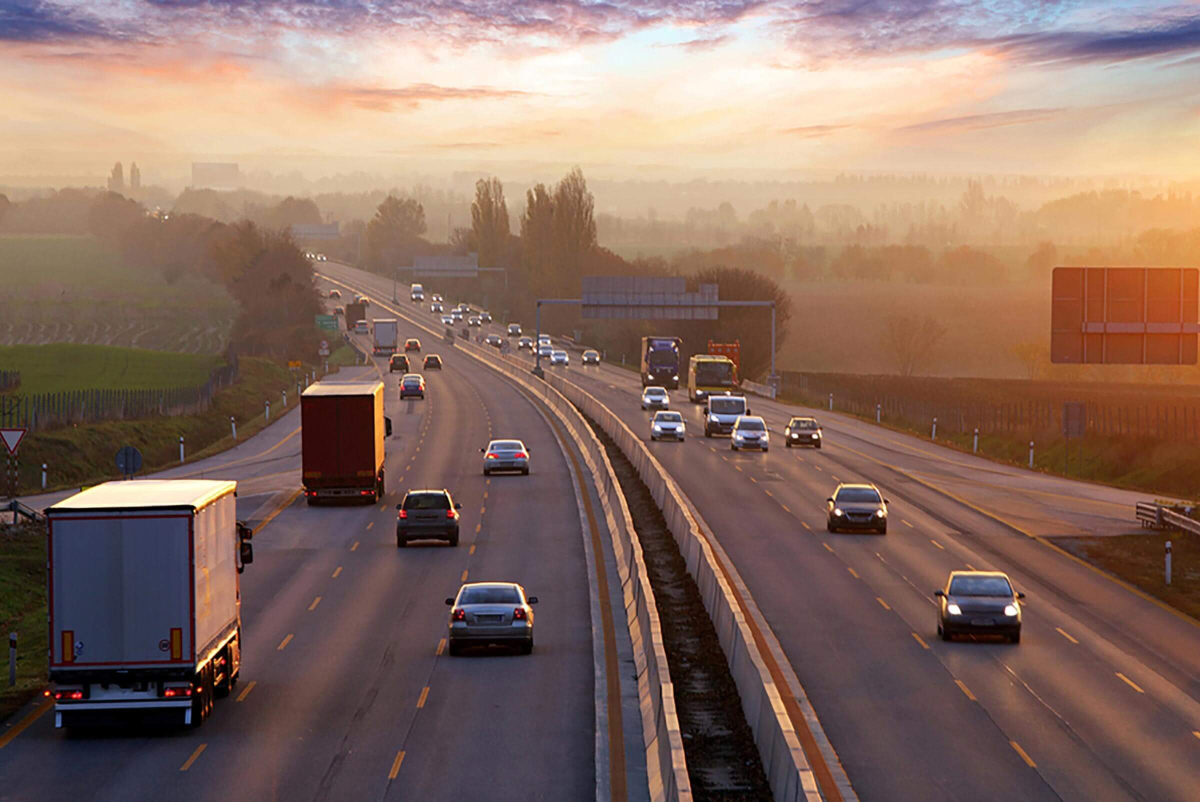
#> input picture intro/images/introimg.jpg, 2400 x 1603 px, found by its file name (shown at 1/2 size)
$ python intro.py
#> lines starting #> are read from the running program, lines starting #| are printed output that depends on the picture; after the words box and inside, x2 and y2 are one past the last pixel; in counts of white or black regions, pixels touching at a corner belong together
# Following https://www.geeksforgeeks.org/opencv-python-tutorial/

# Importing the OpenCV library
import cv2
import os

# Image path
# on Linux
image_path = r'/home/nroede/Python/Scripts/learncv/intro/images/introimg.jpg'
# on Windows
# image_path = r'C:\Users\nils\.vscode\learncv\intro\images/introimg.jpg'

# Reading the image
image = cv2.imread(image_path)
#> image is the input picture: shape (1603, 2400, 3); mean B, G, R 98.4, 109.4, 136.3

# Extracting the height and width of an image
h, w = image.shape[:2]
#> h = 1603; w = 2400
# Displaying the height and width
print("Height = {}, Width = {}".format(h, w))
#| Height = 1603, Width = 2400

# Extracting RGB values.
# Here we have randomly chosen a pixel
# by passing in 100, 100 for height and width.
(B, G, R) = image[100, 100]
#> B = 165; G = 172; R = 211

# Displaying the pixel values
print("R = {}, G = {}, B = {}".format(R, G, B))
#| R = 211, G = 172, B = 165

# We can also pass the channel to extract
# the value for a specific channel
B = image[100, 100, 0]
print("B = {}".format(B))
#| B = 165

# We will calculate the region of interest
# by slicing the pixels of the image
roi = image[100 : 500, 200 : 700]
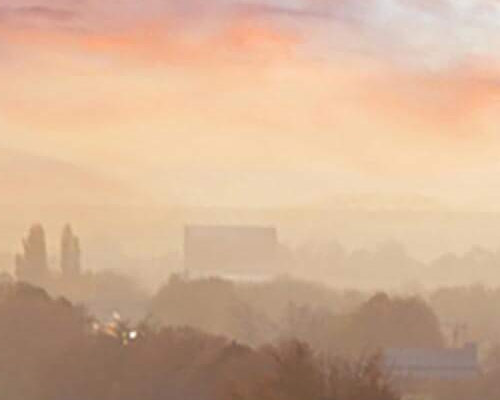
#> roi: shape (400, 500, 3); mean B, G, R 148.2, 176.2, 210.7

# resize() function takes 2 parameters,
# the image and the dimensions
resize = cv2.resize(image, (800, 800))
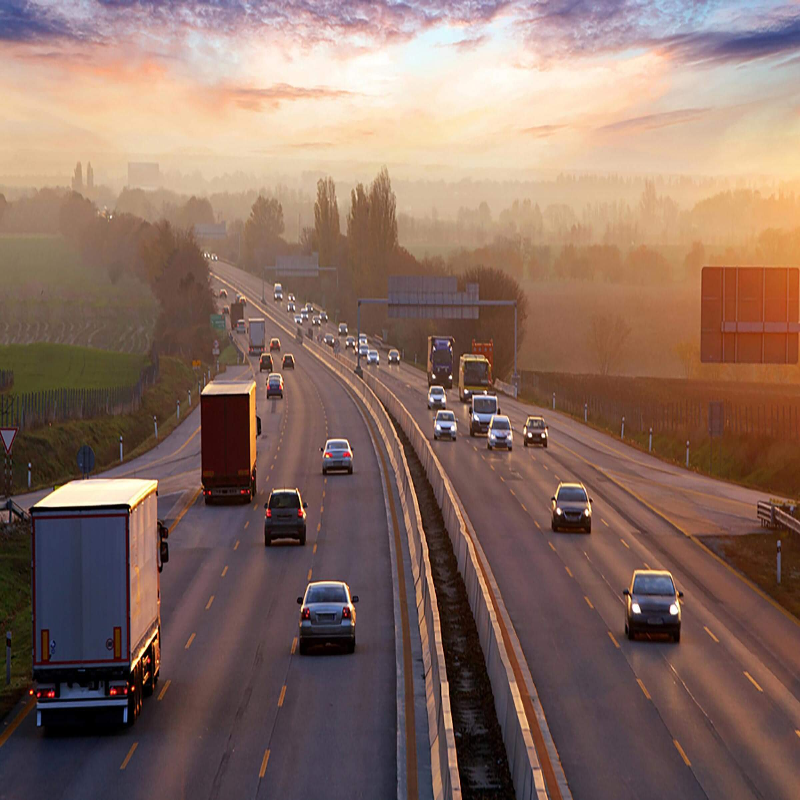
#> resize: shape (800, 800, 3); mean B, G, R 98.3, 109.3, 136.2

# Calculating the ratio
ratio = 800 / w
#> ratio = 0.333

# Creating a tuple containing width and height
dim = (800, int(h * ratio))
#> dim = (800, 534)

# Resizing the image
resize_aspect = cv2.resize(image, dim)
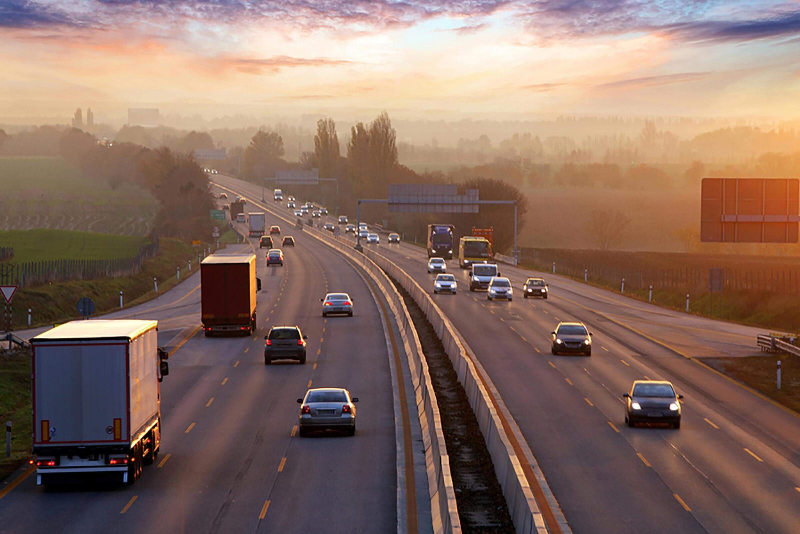
#> resize_aspect: shape (534, 800, 3); mean B, G, R 98.3, 109.3, 136.2

# Calculating the center of the image
center = (w // 2, h // 2)
#> center = (1200, 801)

# Generating a rotation matrix
matrix = cv2.getRotationMatrix2D(center, -45, 1.0)

# Performing the affine transformation
rotated = cv2.warpAffine(image, matrix, (w, h))
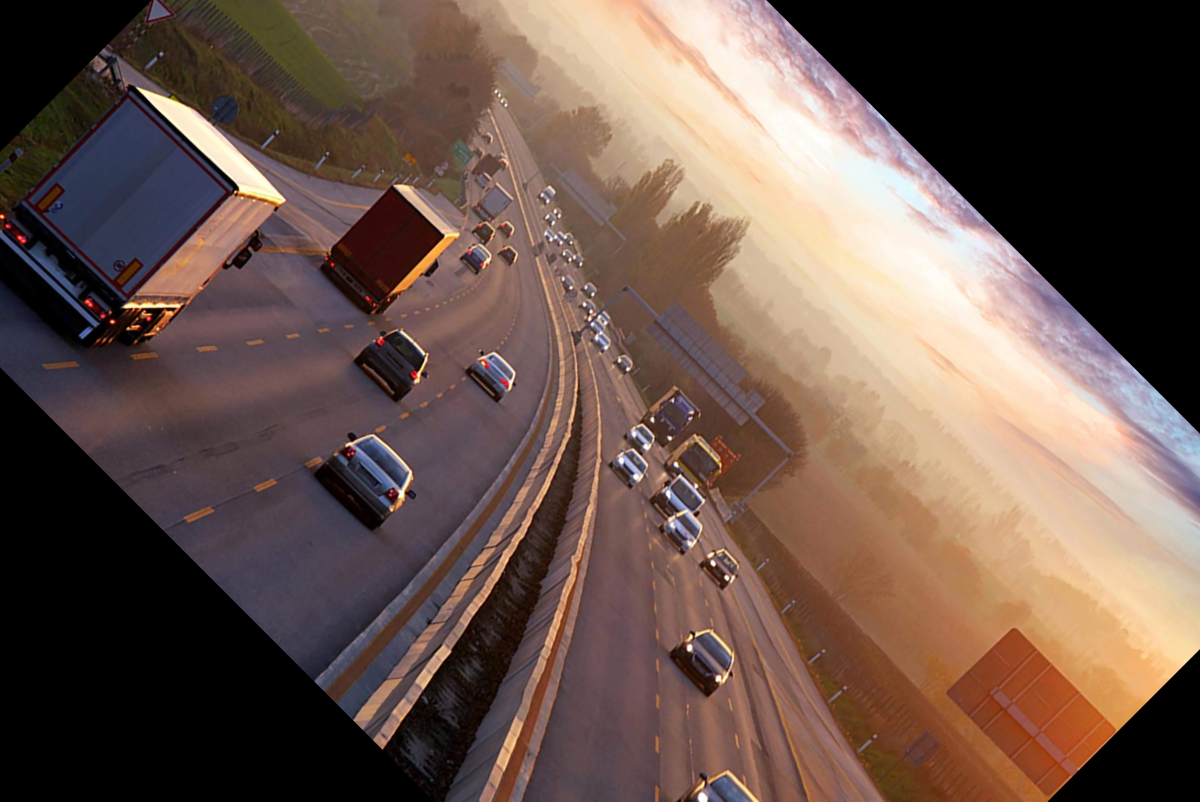
#> rotated: shape (1603, 2400, 3) (shown at 1/2 size); mean B, G, R 75.8, 84.7, 105.7

# Use the cvtColor() function to grayscale the image
gray_image = cv2.cvtColor(image, cv2.COLOR_BGR2GRAY)
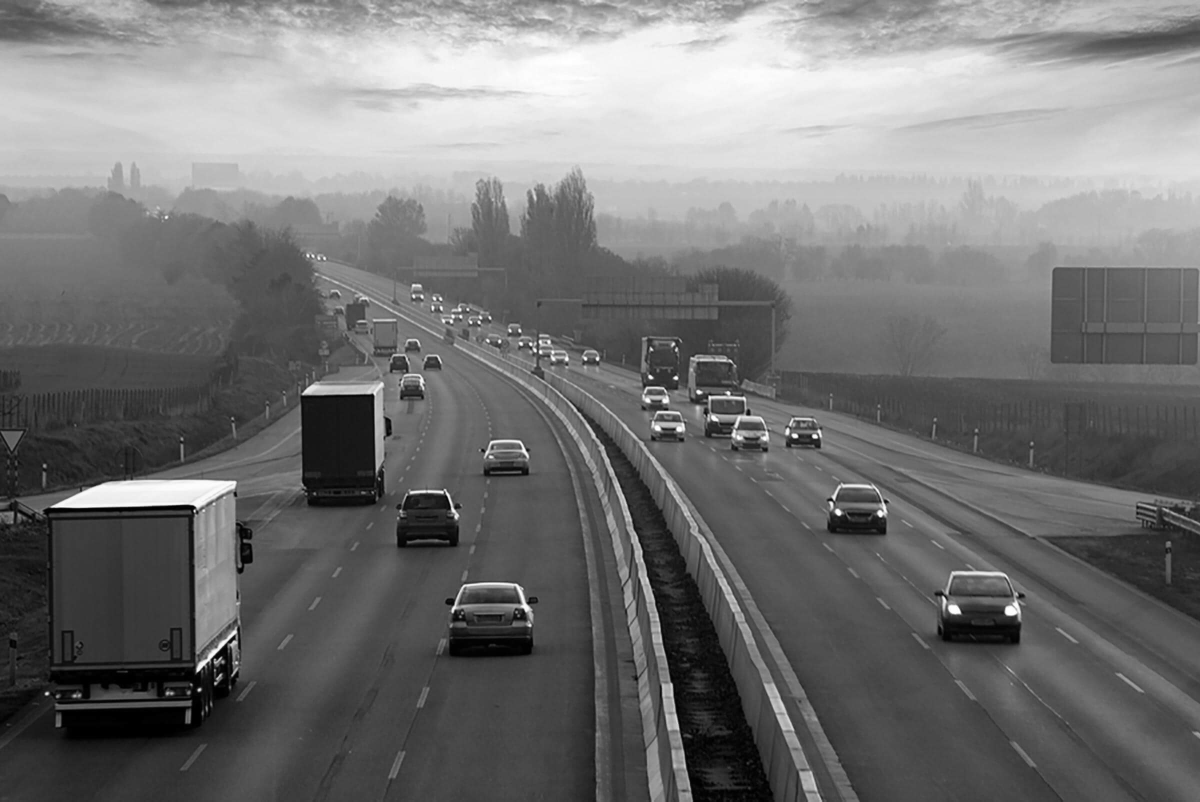
#> gray_image: shape (1603, 2400) (shown at 1/2 size); min 0, max 255, mean 116.2

# Canny edge detection.
edges = cv2.Canny(image, 100, 200)
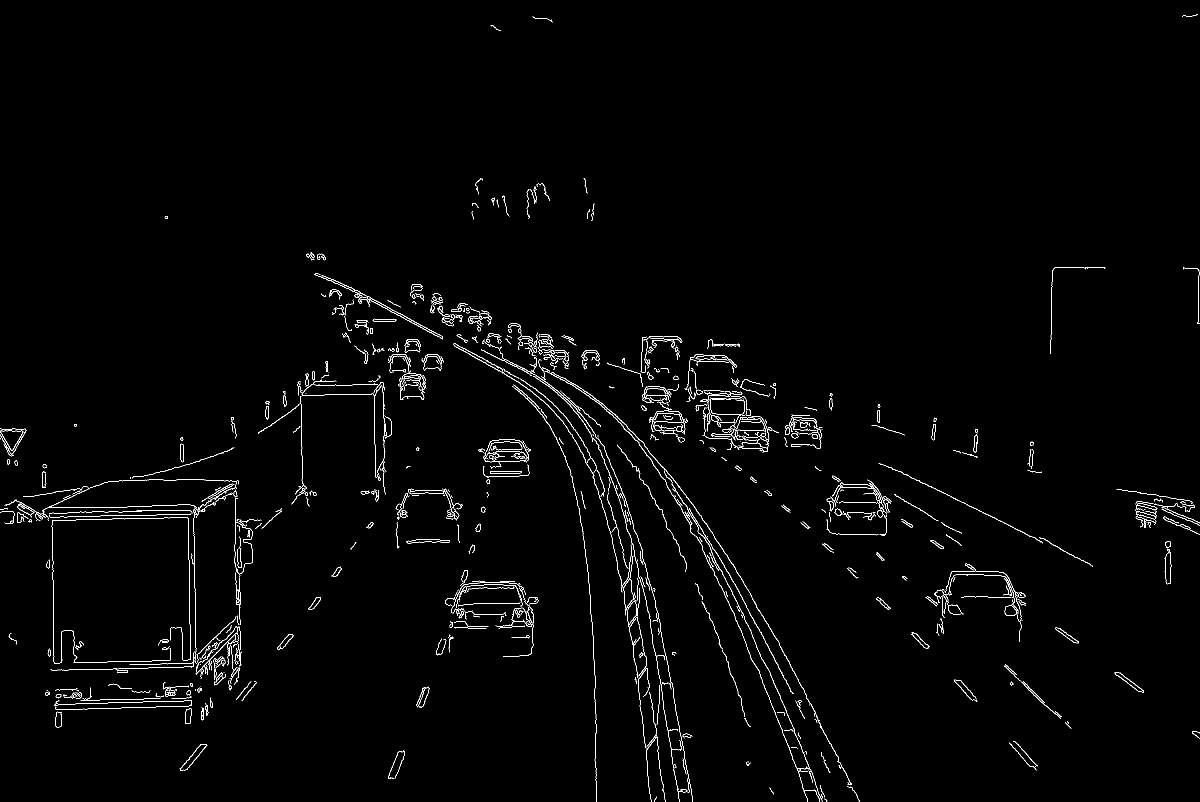
#> edges: shape (1603, 2400) (shown at 1/2 size); 1.4% white in thin lines or dots

# Denoising of image saving it into dst image
denoise = cv2.fastNlMeansDenoisingColored(image, None, 10, 10, 7, 15)

# We are copying the original image,
# as it is an in-place operation.
output = image.copy()

# Using the rectangle() function to create a rectangle.
rectangle = cv2.rectangle(output, (1500, 900),
						(600, 400), (255, 0, 0), 2)

# Adding the text using putText() function
text = cv2.putText(output, 'OpenCV Demo', (500, 550),
				cv2.FONT_HERSHEY_SIMPLEX, 4, (255, 0, 0), 2)

cv2.imshow('w0', image)
cv2.imshow('w1', roi)
cv2.imshow('w2', resize)
cv2.imshow('w3', resize_aspect)
cv2.imshow('w4', rotated)
cv2.imshow('w5', gray_image)
cv2.imshow('w6', edges)
cv2.imshow('w7', denoise)
cv2.imshow('w8', output)

# Using cv2.imshow() method
# Displaying the image

# waits for user to press any key (this is necessary to avoid Python kernel form crashing)
cv2.waitKey(0)

# closing all open windows
cv2.destroyAllWindows()

# Image directory
directory = r'/home/nroede/Python/Scripts/learncv/intro/images'

# Change the current directory to specified directory
os.chdir(directory)

# List files and directories
print("Before saving image:")
print(os.listdir(directory))

cv2.imwrite('roi.jpg', roi)
cv2.imwrite('resize.jpg', resize)
cv2.imwrite('resize_aspect.jpg', resize_aspect)
cv2.imwrite('rotated.jpg', rotated)
cv2.imwrite('gray_image.jpg', gray_image)
cv2.imwrite('edges.jpg', edges)
cv2.imwrite('denoise.jpg', denoise)
cv2.imwrite('output.jpg', output)

# List files and directories
print("After saving image:")
print(os.listdir(directory))

print('Successfully saved')

$ run again, with intro/images/eye.jpg copied over intro/images/introimg.jpg
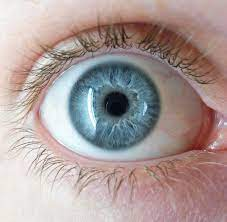
#> input picture intro/images/eye.jpg, 227 x 222 px, found by its file name
#> image is the input picture: shape (222, 227, 3); mean B, G, R 153.1, 155.2, 170.7
#| Height = 222, Width = 227
#> B = 121; G = 110; R = 88
#| R = 88, G = 110, B = 121
#| B = 121
#> `edges = cv2.Canny(image, 100, 200)`:
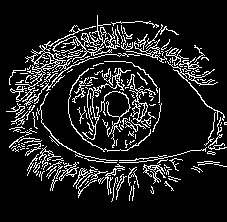
#> edges: shape (222, 227); 12.3% white in thin lines or dots, all inside (x1, y1, x2, y2) = (6, 15, 227, 202)
#> `denoise = cv2.fastNlMeansDenoisingColored(image, None, 10, 10, 7, 15)`:
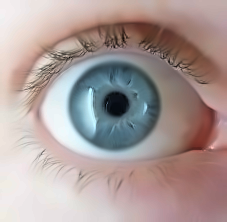
#> denoise: shape (222, 227, 3); mean B, G, R 152.7, 155.1, 170.8

$ run again, with intro/images/roadlines.jpg copied over intro/images/introimg.jpg
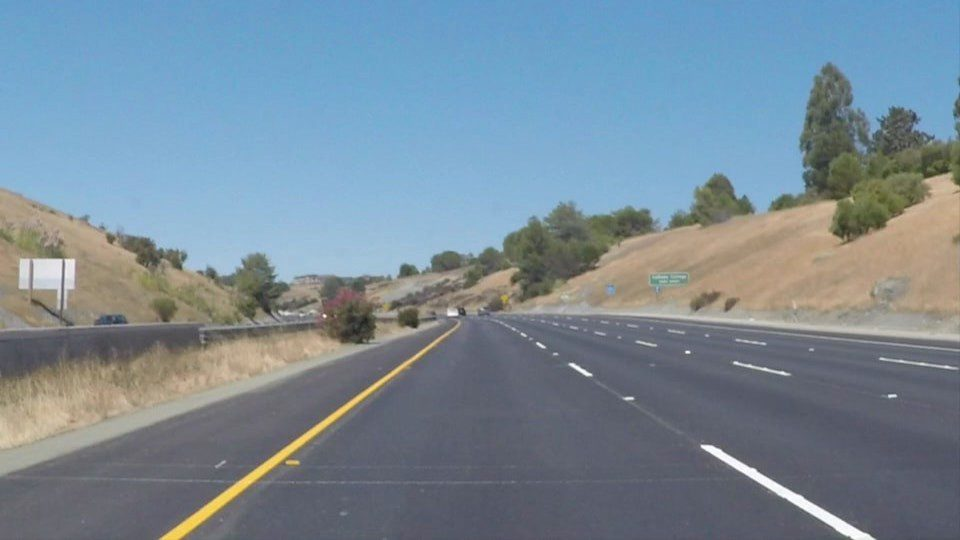
#> input picture intro/images/roadlines.jpg, 960 x 540 px, found by its file name
#> image is the input picture: shape (540, 960, 3); mean B, G, R 151.7, 138.6, 120.8
#| Height = 540, Width = 960
#> B = 210; G = 170; R = 122
#| R = 122, G = 170, B = 210
#| B = 210
#> `gray_image = cv2.cvtColor(image, cv2.COLOR_BGR2GRAY)`:
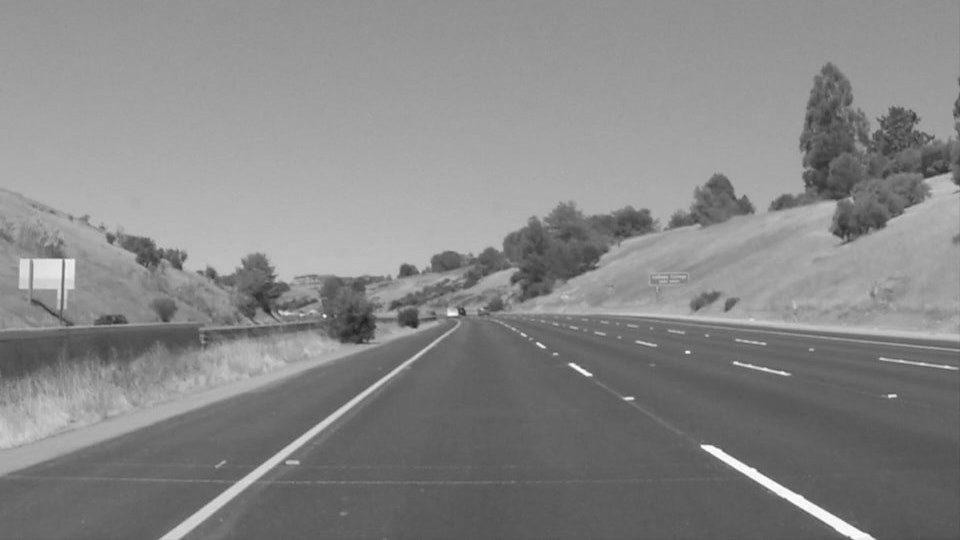
#> gray_image: shape (540, 960); min 30, max 255, mean 134.8
#> `edges = cv2.Canny(image, 100, 200)`:
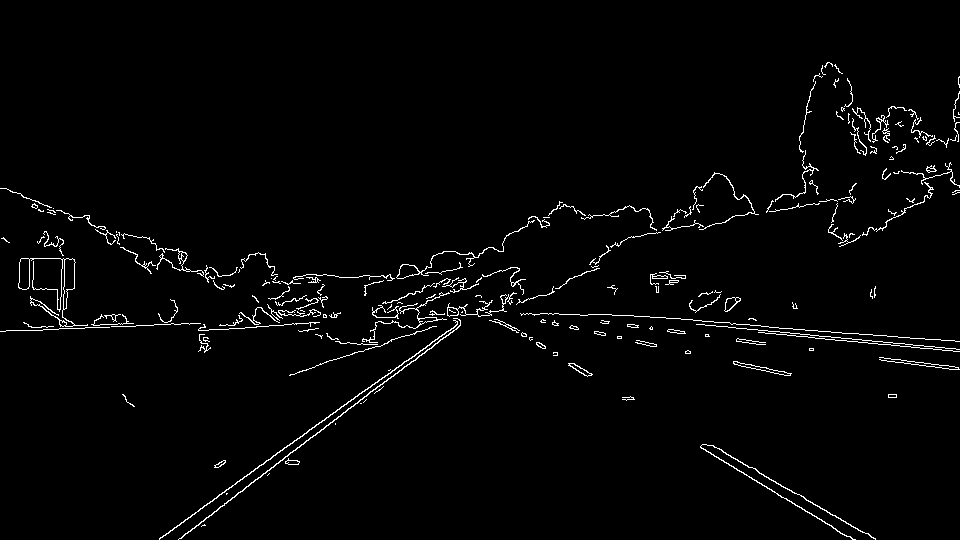
#> edges: shape (540, 960); 2.1% white in thin lines or dots, all inside (x1, y1, x2, y2) = (0, 62, 960, 540)
